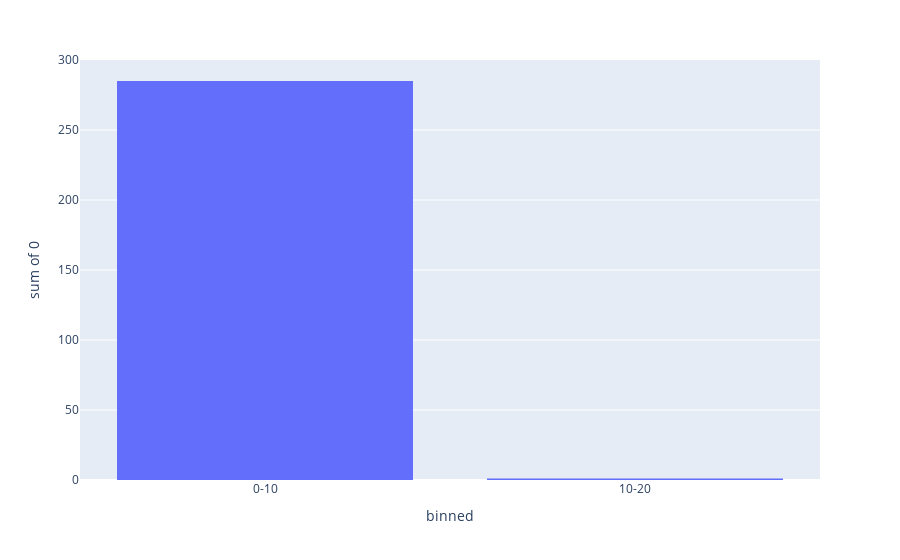

The notebook cell this image was saved under:
### Code cell
px.histogram(df_bin, x='binned', y=0)

### Figure 1 — Plotly figure (JSON) as saved in the notebook; plotly's stock layout.template omitted (floating-point values rounded to 4 significant figures)
{"data": [{"alignmentgroup": "True", "bingroup": "x", "histfunc": "sum", "hovertemplate": "binned=%{x}<br>sum of 0=%{y}<extra></extra>", "legendgroup": "", "marker": {"color": "#636efa", "pattern": {"shape": ""}}, "name": "", "offsetgroup": "", "orientation": "v", "showlegend": false, "type": "histogram", "x": ["0-10", "10-20"], "xaxis": "x", "y": [285, 1], "yaxis": "y"}], "layout": {"barmode": "relative", "legend": {"tracegroupgap": 0}, "margin": {"t": 60}, "xaxis": {"anchor": "y", "domain": [0, 1], "title": {"text": "binned"}}, "yaxis": {"anchor": "x", "domain": [0, 1], "title": {"text": "sum of 0"}}}}
